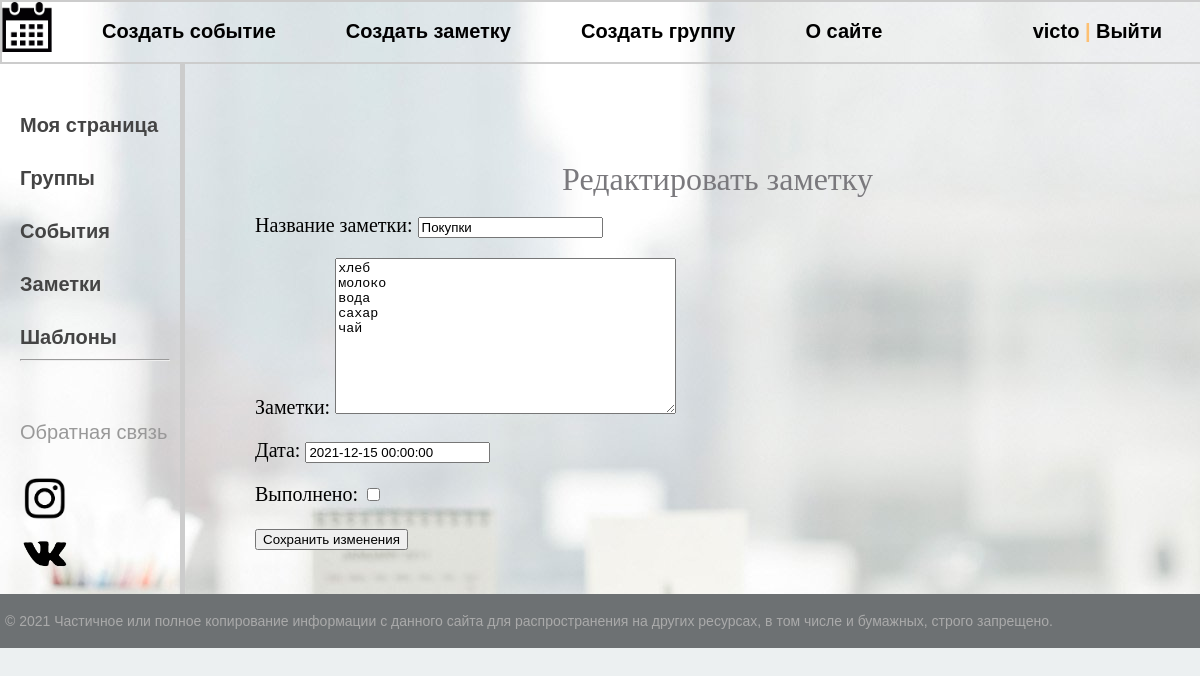
The page /note/24/edit/ (signed in) on the database its author committed.
### gl/models.py (models this page shows, shortened)
class Notes(models.Model):
    title = models.CharField(max_length=150, verbose_name='Название заметки')
    description = models.TextField(verbose_name='Заметки', blank=True)
    date = models.DateTimeField('Дата', blank=True, null=True)
    person = models.ForeignKey(User, on_delete=models.CASCADE, related_name='profile', verbose_name='Пользователь')
    done = models.BooleanField(default=False, verbose_name='Выполнено')
    class Meta:
        verbose_name = 'Заметка'
        verbose_name_plural = 'Заметки'
        ordering = ['id']

### gl/views.py (the view)
# urls.py: path('note/<int:pk>/edit/', views.NoteUpdateView.as_view(), name='edit_note'),
class NoteUpdateView(DataMixin, UpdateView):
    model = Notes
    template_name = 'edit_note.html'
    fields = ['title', 'description', 'date', 'done']
    success_url = reverse_lazy('note')
    def get_context_data(self, *, object_list=None, **kwargs):
        context = super().get_context_data(**kwargs)
        c_def = self.get_user_context(title='Редактировать заметку')
        return context | c_def

### gl/utils.py (called while the page is built)
    def get_user_context(self, **kwargs):
        context = kwargs
        user_menu = menu.copy()
        if not self.request.user.is_authenticated:
            user_menu.pop(0)
            user_menu.pop(0)
            user_menu.pop(0)
        context['menu'] = user_menu
        return context

### gl/Templates/edit_note.html (shortened to what this page needs)
{% extends 'base.html' %}
{% block content %}
    <h1>Редактировать заметку</h1>
    <form action="" method="post">
      {{ form.as_p }}
    <input type="submit" value="Сохранить изменения" />
</form>
{% endblock content %}

### gl/Templates/base.html (shortened to what this page needs)
{% load static %}
{% load gl_tags %}
<!DOCTYPE html>
<html>
<head>
	<link type="text/css" href="{% static '/css/styles.css' %}" rel="stylesheet" />
</head>
<body>
<table class="table-page" border=0 cellpadding="0" cellspacing="0">
<tr><td valign=top>
{% block mainmenu %}
		<div class="header">
			<ul id="mainmenu" class="mainmenu">
			<li class="logo"><a href="{% url 'index' %}"><div class="logo">
				<img src="/static/images/calendar.png" width="50" height="50">
			</div></a></li>
{% if request.user.is_authenticated %}
{% for m in menu %}
			<b><li><a href="{% url m.url_name %}">{{m.title}}</a></li></b>
{% endfor %}
{% endif %}
				{% if request.user.is_authenticated %}
				<b><li class="last"><a href="{% url 'profile' %}">{{ user.username }}</a> | <a href="{% url 'logout' %}">Выйти</a></li></b>
				{% else %}
				<b><li class="last"><a href="{% url 'register' %}">Регистрация</a> | <a href="{% url 'login' %}">Войти</a></li></b>
				{% endif %}
			</ul>
		</div>
{% endblock mainmenu %}
<table class="table-content" border=0 cellpadding="0" cellspacing="0">
<tr>
	{% if request.user.is_authenticated %}
	<td valign="top" class="left-chapters">
	<ul id="leftchapters">
		<b><li ><a href="{% url 'profile' %}">Моя страница</a></li>
		<li ><a href="{% url 'group' %}">Группы</a></li>
		<li ><a href="{% url 'event' %}">События</a></li>
		<li><a href="{% url 'note' %}">Заметки</a></li>
		<li><a href="{% url 'templates' %}">Шаблоны</a></li></b>
		<hr>
		<li class="share">
		<p>Обратная связь</p>
		<a class="share-yt" href="https://www.instagram.com/vi.cat.oshik/?hl=ru" target="_blank" rel="nofollow">
			<img src="/static/images/insta.jpg" width="50" height="50">
		</a>
			<a class="share-yt" href="https://vk.com/victoshik_paranoya" target="_blank" rel="nofollow">
			<img src="/static/images/kisspng-social-media-computer-icons-vkontakte-football-player-5ac196a4c8cd66.6182565415226364528225.png" width="50" height="50">
		</a>
		</li>
	</ul>
</td>
{% endif %}
<td valign="top" class="content">
	<div class="content-text">
{% block content %}
{% endblock %}
{% if request.user.is_authenticated %}
	</div>
</td></tr></table>
</td></tr>
{% endif %}
<tr><td valign=top>
	<div id="footer">
		<p>&copy; 2021 Частичное или полное копирование информации с данного сайта для распространения на других ресурсах, в том числе и бумажных, строго запрещено.</p>
	</div>
</td></tr></table>
</body>
</html>

### gl/static/css/styles.css (style rules this page uses)
html, body { font-family: 'Arial'; color: #444; margin: 0; padding: 0; background-size: cover; background: url(../images/fon14.png) center; background-repeat: repeat; }
a { color: #0059b2; text-decoration: none; }
img { max-width: 600px; height: auto; }
.table-page { width: 100%; height: 100%; vertical-align: top; }
.table-page tr { height: 100%; }
.header { width: 100%; height: 10%; border: 2px solid #ccc; background-size: cover; color: #000080 }
.logo { background: url('../images/logo.png') no-repeat 10px 5px; width: 70px; height: 60px; }
ul.mainmenu { list-style: none; margin: 0; padding: 0; height: 60px; color: #fdc073; font-size: 20px; overflow: hidden; }
ul.mainmenu li { float: left; margin: 18px 40px 0 30px; }
ul.mainmenu li.logo { margin: 0; }
ul.mainmenu li.last { float: right; }
ul.mainmenu li a { color: #000; text-decoration: none; }
.table-content { width: 100%; min-height: 100%; height: 100%; }
.left-chapters { margin: 0; border-right: 5px solid #ccc; min-height: 100%; }
.left-chapters ul { width: 150px; min-height: 100%; margin: 0; padding: 20px 10px 10px 20px; list-style: none; font-size: 20px; }
.left-chapters ul li { margin: 30px 0 0 0; color: #999; }
.left-chapters ul li a { color: #444; text-decoration: none; }
.left-chapters ul li.share { margin: 60px 0 0 0; }
.left-chapters ul li.share p { margin: 30px 0 30px 0; }
.left-chapters ul li.share a { display: inline-block; width: 40px; height: 40px; margin: 0 20px 0 0; }
.left-chapters ul li.share a.share-yt { width: 100%; height: 30px; background: url('../images/share_yt.png') no-repeat 0 0 }
.content { padding: 40px 20px 20px 40px; width: 100%; box-sizing: border-box; }
.content-text { margin: 60px 0 0 30px; color: #000; font-size: 20px; font-family: Yandex Sans Display Light; }
.content-text h1 { font-size: 32px; }
#footer { box-sizing: border-box; background: #6d7173; padding: 5px; color: #aaa; font-size: 14px; font-family: Verdana, Geneva, Arial, Helvetica; text-align: left; overflow: hidden; }
h1 { color: #7a797d; font-family: ‘Droid serif’,serif; font-size: 70px; font-weight: normal; line-height: 30px; margin:0; text-align: center }
html { background:#ecf0f1; }

### rows shown on the page
Notes: title "Покупки", description "хлеб молоко вода сахар чай", date "2021-12-15 00:00:00"

### other values the page prints
{{ m.title }} "Создать событие" "Создать заметку" "Создать группу" "О сайте"
{{ user.username }} "victo"
